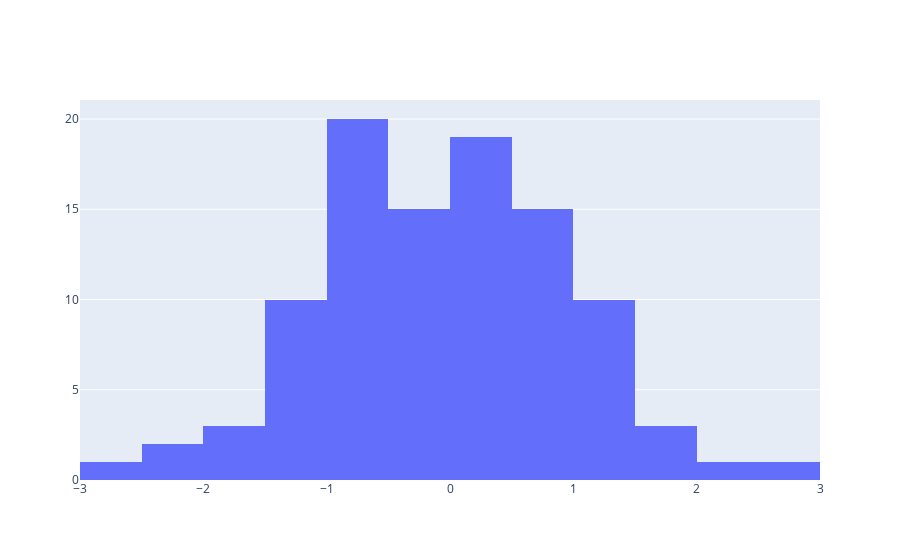

Here is the notebook cell this chart was saved with:
### Code cell
# Plot data via plotly
import plotly.graph_objs as go

data = [go.Histogram(x=x)]
iplot(data)
